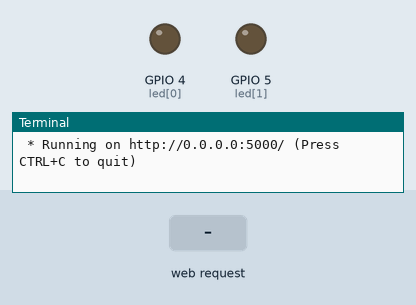
The program below on a simulated Raspberry Pi (BCM pin numbers). Shown: output pins drawn as LEDs (lit = HIGH), the last lines printed to the terminal. The test bench sets the inputs (shaded band). The clock reads 2024-03-15 10:24:30 at power-on unless the program sets it.

Above: at 1.2 s.
1.3 s: HTTP request for /led/0/on received
At 2.3 s:
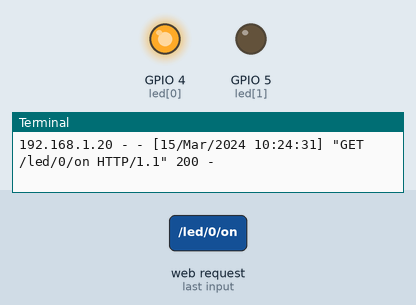
2.8 s: HTTP request for /led/1/on received
At 3.4 s:
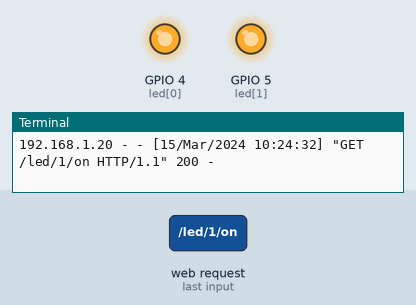
4.3 s: HTTP request for /led/0/off received
At 4.6 s:
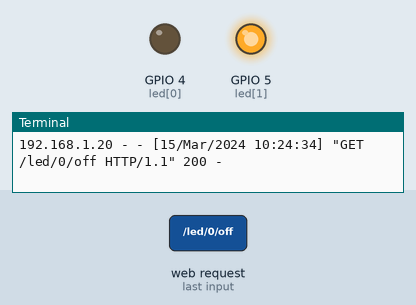
5.8 s: HTTP request for /led/1/off received
At 6.9 s:
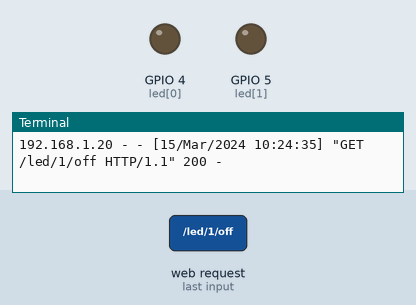
Timing chart, 0 to 8.3 s (numbered marks = the images above; inputs shaded):
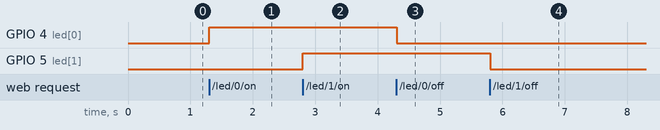

Measured:
- after the input at 1.3 s, GPIO 4 (led[0]): LOW → HIGH at once
- after the input at 2.8 s, GPIO 5 (led[1]): LOW → HIGH at once
- after the input at 4.3 s, GPIO 4 (led[0]): HIGH → LOW at once
- after the input at 5.8 s, GPIO 5 (led[1]): HIGH → LOW at once

The program:

button_led_control.py
```python
from flask import Flask, render_template
import RPi.GPIO as GPIO

led = [4, 5]
ledColor = ["Red", "Blue"]
GPIO.setmode(GPIO.BCM)
GPIO.setup(led[0], GPIO.OUT)
GPIO.setup(led[1], GPIO.OUT)

app = Flask(__name__)

@app.route("/")
def main():
    return render_template('button_led_control.html')

@app.route("/led/<color>/<op>")
def led(color, op):
    if color == '0':
        if op == "on":
            GPIO.output(4, 1)
            return "RED LED on"

        elif op == "off":
            GPIO.output(4, 0)
            return "RED LED off"

    elif color == '1':
        if op == "on":
            GPIO.output(5, 1)
            return "Blue LED on"

        elif op == "off":
            GPIO.output(5, 0)
            return "Blue LED off"

    return "Error"

if __name__ == "__main__":
    try:
        app.run(host="0.0.0.0")
    finally:
        GPIO.cleanup()
```
